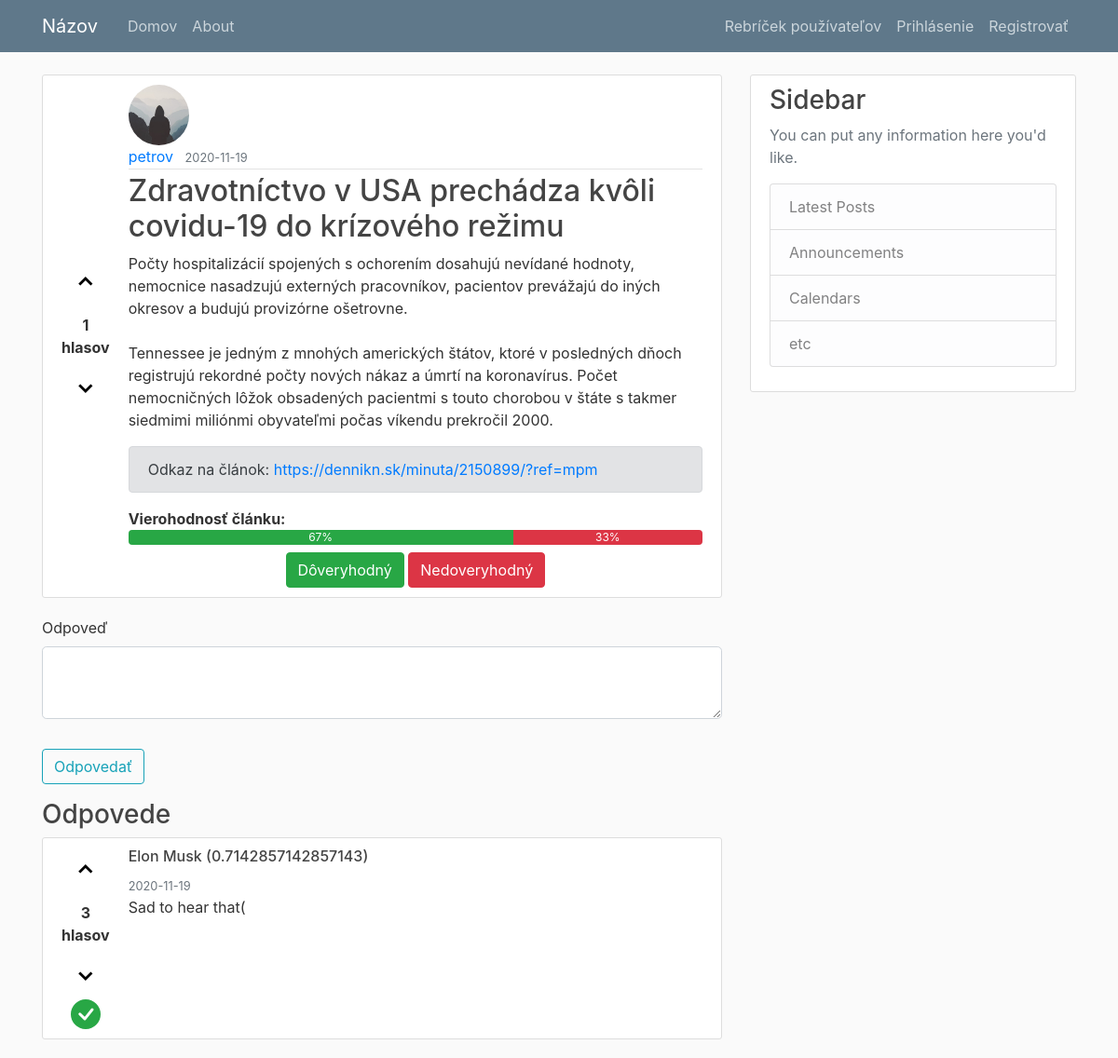
/post/1, run on the app's committed database.
### application/models.py (models this page shows, shortened)
class User(db.Model, UserMixin):
    id = db.Column(db.Integer, primary_key=True)
    username = db.Column(db.String(20), unique=True, nullable=False)
    email = db.Column(db.String(120), unique=True, nullable=False)
    image_file = db.Column(db.String(20), nullable=False, default='default.jpg')
    password = db.Column(db.String(60), nullable=False)
    posts = db.relationship('Post', backref='author', lazy=True)
    comments = db.relationship('Comment', backref='author', lazy=True)
    comment_likes = db.relationship('CommentLike', backref='user', lazy=True)
    post_likes = db.relationship('PostLike', backref='user', lazy=True)
    trustworthy_submissions = db.relationship('TrustworthySubmission', backref='user', lazy=True)
    score = 0

class Post(db.Model):
    id = db.Column(db.Integer, primary_key=True)
    title =  db.Column(db.String(100), nullable=False)
    url = db.Column(db.String(250), nullable=False)
    date_posted = db.Column(db.DateTime, nullable=False, default=datetime.utcnow())
    content = db.Column(db.Text, nullable=False)
    user_id = db.Column(db.Integer, db.ForeignKey('user.id'), nullable=False)
    comments = db.relationship('Comment', backref='post', lazy=True)
    likes = db.relationship('PostLike', backref='post', lazy=True)
    trustworthy_submissions = db.relationship('TrustworthySubmission', backref='post', lazy=True)
    keywords = db.relationship('KeyWord', backref='post', lazy=True)
    votes = 0
    can_upvote = True
    can_downvote = True
    def set_votable(self):
        self.votes = 0
        for vote in self.likes:
            self.votes = self.votes + 1 if vote.is_upvote else self.votes - 1

class Comment(db.Model):
    id = db.Column(db.Integer, primary_key=True)
    content = db.Column(db.Text, nullable=False)
    date_posted = db.Column(db.DateTime, nullable=False, default=datetime.utcnow())
    user_id = db.Column(db.Integer, db.ForeignKey('user.id'), nullable=False)
    post_id = db.Column(db.Integer, db.ForeignKey('post.id'), nullable=False)
    likes = db.relationship('CommentLike', backref='comment', lazy=True)
    votes = 0
    can_upvote = True
    can_downvote = True
    def set_votable(self):
        self.votes = 0
        for vote in self.likes:
            self.votes = self.votes + 1 if vote.is_upvote else self.votes - 1

### application/posts/routes.py (the view)
@posts.route('/post/<int:post_id>')
def post(post_id):
    post = Post.query.get_or_404(post_id)
    post.set_votable()
    comments = post.comments
    authors = []
    for comment in comments:
        comment.set_votable()
        authors.append(comment.author)
    for author in authors:
        author.score = _calc_user_score(author)
    true_percent = int(round(get_percent_of(True, post_id)))
    false_percent = int(round(get_percent_of(False, post_id)))
    domain = '.'.join(urlparse(post.url).netloc.split('.')[1:])
    is_in_konspiratory = domain in konspiratory
    form = ResponseForm()
    return render_template('post.html', post=post, form=form, comments=comments,
                           true_percent=true_percent, false_percent=false_percent,
                           is_in_konspiratory=is_in_konspiratory)

### application/posts/forms.py
class ResponseForm(FlaskForm):
    message = TextAreaField('Odpoveď', validators=[DataRequired()])
    submit = SubmitField('Odpovedať')

### application/posts/routes.py (called while the page is built)
def get_percent_of(true_or_false, post_id):
    all = TrustworthySubmission.query.filter_by(post_id=post_id).count()
    if all == 0:
        return 0
    count = TrustworthySubmission.query.filter_by(post_id=post_id)\
        .filter_by(is_trustworthy=true_or_false).count()
    return count / all * 100

def _calc_user_score(user):
    numerator = 0
    denominator = 0
    for comment in user.comments:
        q = CommentLike.query.filter_by(comment_id=comment.id)
        positive_interaction = q.filter_by(is_upvote=True).count()
        total_interaction = q.count()
        numerator += positive_interaction
        denominator += total_interaction
    return 0 if denominator == 0 else numerator/denominator

### application/templates/post.html (shortened to what this page needs)
{% extends "layout.html" %}
{% block content %}
<article class="media content-section">
  <div class="votes">
    <form action="{{ url_for('posts.upvote_post', post_id=post.id) }}" method="post">
      {% if post.can_upvote %}
      <button>&#8963;</button>
      {% endif %}
    </form>
    <strong>{{ post.votes }}<br>hlasov</strong>
    <form action="{{ url_for('posts.downvote_post', post_id=post.id) }}" method="post">
      {% if post.can_downvote %}
      <button>&#8964;</button>
      {% endif %}
    </form>
  </div>
  <div class="media-body">
    <img class="rounded-circle article-img"
      src="{{ url_for('static', filename='profile_pics/' + post.author.image_file) }}">
    <div class="article-metadata">
      <a class="mr-2"
        href="{{ url_for('users.user_posts', username=post.author.username) }}">{{ post.author.username }}</a>
      <small class="text-muted">{{ post.date_posted.strftime('%Y-%m-%d') }}</small>
    </div>
    <h2 class="article-title">{{ post.title }}</h2>
    <p class="article-content">{{ post.content }}</p>
    <div class="alert alert-secondary" role="alert">
      Odkaz na článok: <a href="{{ post.url }}" target="_blank">{{ post.url }}</a>
    </div>
    <strong>Vierohodnosť článku:</strong>
    <div class="progress mb-2">
      <div class="progress-bar bg-success" role="progressbar" style="width: {{ true_percent }}%" aria-valuemax="100">
        {{ true_percent }}%</div>
      <div class="progress-bar bg-danger" role="progressbar" style="width: {{ false_percent }}%" aria-valuemax="100">
        {{ false_percent }}%</div>
    </div>
    <div class="text-center credibility-buttons">
      <form action="{{ url_for('posts.true_post', post_id=post.id) }}" method="post">
        <button class="btn btn-success">Dôveryhodný</button>
      </form>
      <form action="{{ url_for('posts.false_post', post_id=post.id) }}" method="post">
        <button class="btn btn-danger">Nedoveryhodný</button>
      </form>
    </div>
  </div>
</article>
<div>
  <form method="POST" action="{{url_for('posts.add_post_comment', post_id=post.id)}}">
    <fieldset class="form-group">
      <div class="form-group">
        {{ form.message.label(class="form-control-label") }}
        {% if form.message.errors %}
        {{ form.message(class="form-control form-control-lg is-invalid") }}
        <div class="invalid-feedback">
          {% for error in form.message.errors %}
          <span>{{ error }}</span>
          {% endfor %}
        </div>
        {% else %}
        {{ form.message(class="form-control form-control-lg") }}
        {% endif %}
      </div>
    </fieldset>
    <div class="form-group">
      {{ form.submit(class="btn btn-outline-info") }}
    </div>
  </form>
</div>
<section>
  <h3>Odpovede</h3>
  {% for comment in comments %}
  <article class="content-section media">
    <div class="votes">
      <form action="{{ url_for('posts.upvote_comment', post_id=post.id, comment_id=comment.id) }}" method="post">
        {% if comment.can_upvote %}
        <button>&#8963;</button>
        {% endif %}
      </form>
      <strong>{{ comment.votes }}<br>hlasov</strong>
      <form action="{{ url_for('posts.downvote_comment', post_id=post.id, comment_id=comment.id) }}" method="post">
        {% if comment.can_downvote %}
        <button>&#8964;</button>
        {% endif %}
      </form>
      {% if comment.votes > 0 %}
      <div class="text-success text-center">
      </div>
      {% endif %}
    </div>
    <div>
      <h6>{{ comment.author.username }} ({{ comment.author.score }})</h6>
      <small class="text-muted">{{ comment.date_posted.strftime('%Y-%m-%d') }}</small>
      <p>{{ comment.content }}</p>
    </div>
  </article>
  {% endfor %}
</section>
{% endblock content %}

### application/static/main.css (style rules this page uses)
body { background: #fafafa; color: #333333; margin-top: 5rem; }
h1, h2, h3, h4, h5, h6 { color: #444444; }
.content-section { background: #ffffff; padding: 10px 20px; border: 1px solid #dddddd; border-radius: 3px; margin-bottom: 20px; }
.article-title { color: #444444; }
.article-content { white-space: pre-line; }
.article-img { height: 65px; width: 65px; margin-right: 16px; }
.article-metadata { padding-bottom: 1px; margin-bottom: 4px; border-bottom: 1px solid #e3e3e3; }
.votes { padding-right: 20px; align-self: center; text-align: center; }
.votes * { display: block; text-align: center; }
.votes svg { display: inline; }
.votes button { border: none; background: none; font-size: 25px; font-weight: 700; padding: 10px; margin: 0; display: inline; }
.credibility-buttons form { display: inline-block; }

### data on the page
User: image_file (placeholder picture), author.username "petrov"
Post: date_posted "2020-11-19", title "Zdravotníctvo v USA prechádza kvôli covidu-19 do krízového režimu", content "Počty hospitalizácií spojených s ochorením dosahujú nevídané hodnoty, nemocnice nasadzujú externých pracovníkov, pacientov prevážajú do iných okresov a budujú provizórne ošetrovne. Tennessee je jedným z mnohých amerických štátov, ktoré v posledných dňoch registrujú rekordné počty nových nákaz a úmrtí na koronavírus. Počet nemocničných lôžok obsadených pacientmi s touto chorobou v štáte s takmer siedmimi miliónmi obyvateľmi počas víkendu prekročil 2000.", url "https://dennikn.sk/minuta/2150899/?ref=mpm"
Comment: votes "3", author.username "Elon Musk", author.score "0.7142857142857143", date_posted "2020-11-19", content "Sad to hear that("

### other printed values
{{ post.votes }} "1"
{{ true_percent }} "67"
{{ false_percent }} "33"
